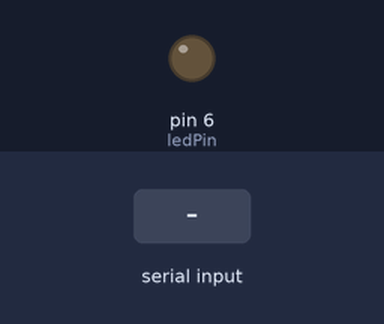
A sketch run on a simulated Arduino Uno, built with avr-gcc and run on an emulated ATmega328P. Parts: output pins drawn as LEDs (lit = HIGH). Inputs (shaded band) come from the test bench.

Above: at 1.2 s.
1.3 s: "1" received over Serial
At 1.6 s:
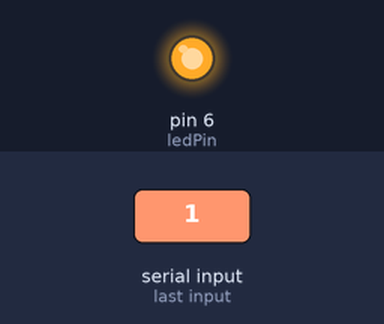
2.8 s: "0" received over Serial
At 3.9 s:
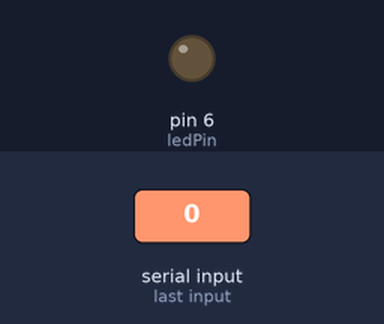
Timing chart, 0 to 5.8 s (numbered marks = the images above; inputs shaded):
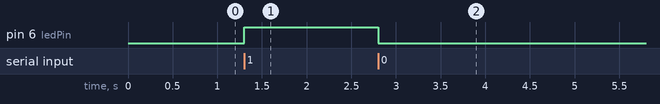

The sketch:

mouseclickLED.ino
```cpp
#include <Adafruit_NeoPixel.h>

const int ledPin = 6;

void setup(){
  pinMode(ledPin,OUTPUT);
  Serial.begin(9600);
}


void loop(){

  if(Serial.available() >0){
    char ledPinState = Serial.read();
    if(ledPinState== '1'){
      digitalWrite(ledPin, HIGH);

    }
    if(ledPinState =='0'){
     digitalWrite(ledPin,LOW);
    }
  }
}
```

Measured:
- after the input at 1.3 s, pin 6 (ledPin): LOW → HIGH at once
- after the input at 2.8 s, pin 6 (ledPin): HIGH → LOW at once
